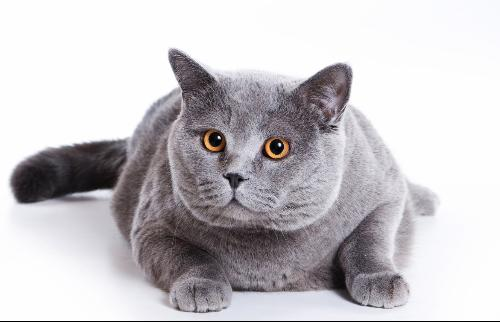
#> input picture 【谷雨课堂】数学与Python/No.08 批量处理图片大小/要处理的图片/01.jpg, 500 x 322 px; its folder holds 4 pictures in this run
$ python photo_exec.py   (older library calls are emulated)
#> lines starting #> are read from the running program, lines starting #| are printed output that depends on the picture
# -*- coding: UTF-8 -*-

"""
@author: 谷雨老师
@function：批量修改某目录下的所有图片大小
"""

from PIL import Image
from PIL import ImageFile
import os.path
import sys
import glob

#
ImageFile.LOAD_TRUNCATED_IMAGES = True

savePath = "./处理后的图片/"


def resize_image(img_path,new_width):
#> called with img_path = './要处理的图片/01.jpg', new_width = 200
    try:
        # 分离路径和后缀
        mPath, ext = os.path.splitext(img_path)
        # 是否是图片格式
        if ext=='.jpg':
            # 打开图片
            img = Image.open(img_path)
#> img is the input picture: PIL image 500x322 RGB; mean R, G, B 198.7, 195.7, 199.1
            # 获取图片的原始大小
            (width, height) = img.size
#> width = 500; height = 322
            # 根据新的宽度获得缩放新的高度
            new_height = int(height * new_width / width)
#> new_height = 128
            # 开始改变大小，大于600才修改
            if width > new_width:
                out = img.resize((new_width, new_height), Image.ANTIALIAS)
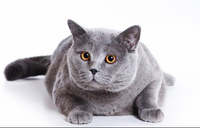
#> out: PIL image 200x128 RGB; mean R, G, B 198.9, 195.8, 199.2
            else:
                out = img.resize((width, height),Image.ANTIALIAS)


            # 分割获取图片名称
            new_file_name = os.path.split(img_path)[1]
            new_file_path = '%s%s' % (savePath,new_file_name)
            # 保存图片
            out.save(new_file_path, quality=100)
            print(new_file_path)
        else:
            print("非图片格式")
    except Exception as e:
        print("Error: "+img_path+"\t"+ str(e))


# 批量修改，使用glob模块
for imgPath in glob.glob("./要处理的图片/*.jpg"):
    # 循环去改变图片大小
    resize_image(imgPath,200)
#> pass 2 of the loop `for imgPath in glob.glob("./要处理的图片/*.jpg"):`:
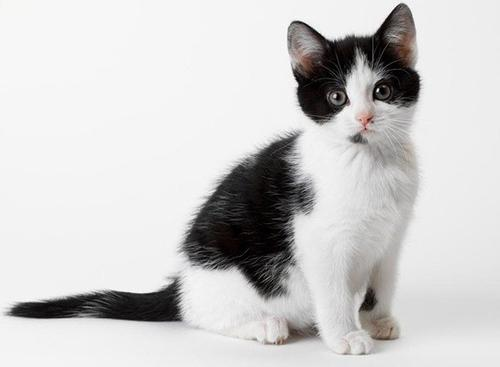
#> input picture 【谷雨课堂】数学与Python/No.08 批量处理图片大小/要处理的图片/02.jpg, 500 x 367 px
#> in resize_image, img is the input picture: PIL image 500x367 RGB; mean R, G, B 205.7, 205, 204.6
#> in resize_image (call 2), `out = img.resize((new_width, new_height), Image.ANTIALIAS)`:
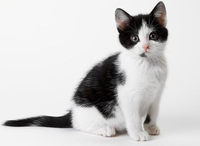
#> out: PIL image 200x146 RGB; mean R, G, B 205.7, 205, 204.6
#> pass 3 of the loop `for imgPath in glob.glob("./要处理的图片/*.jpg"):`:
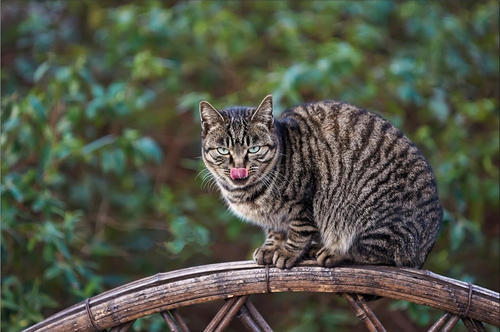
#> input picture 【谷雨课堂】数学与Python/No.08 批量处理图片大小/要处理的图片/03.jpg, 500 x 332 px
#> in resize_image, img is the input picture: PIL image 500x332 RGB; mean R, G, B 80.8, 84.6, 70.4
#> in resize_image (call 3), `out = img.resize((new_width, new_height), Image.ANTIALIAS)`:
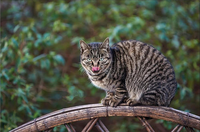
#> out: PIL image 200x132 RGB; mean R, G, B 80.8, 84.6, 70.4
#> the loop made 4 passes; the first 3 are shown


print("批量处理完成")
